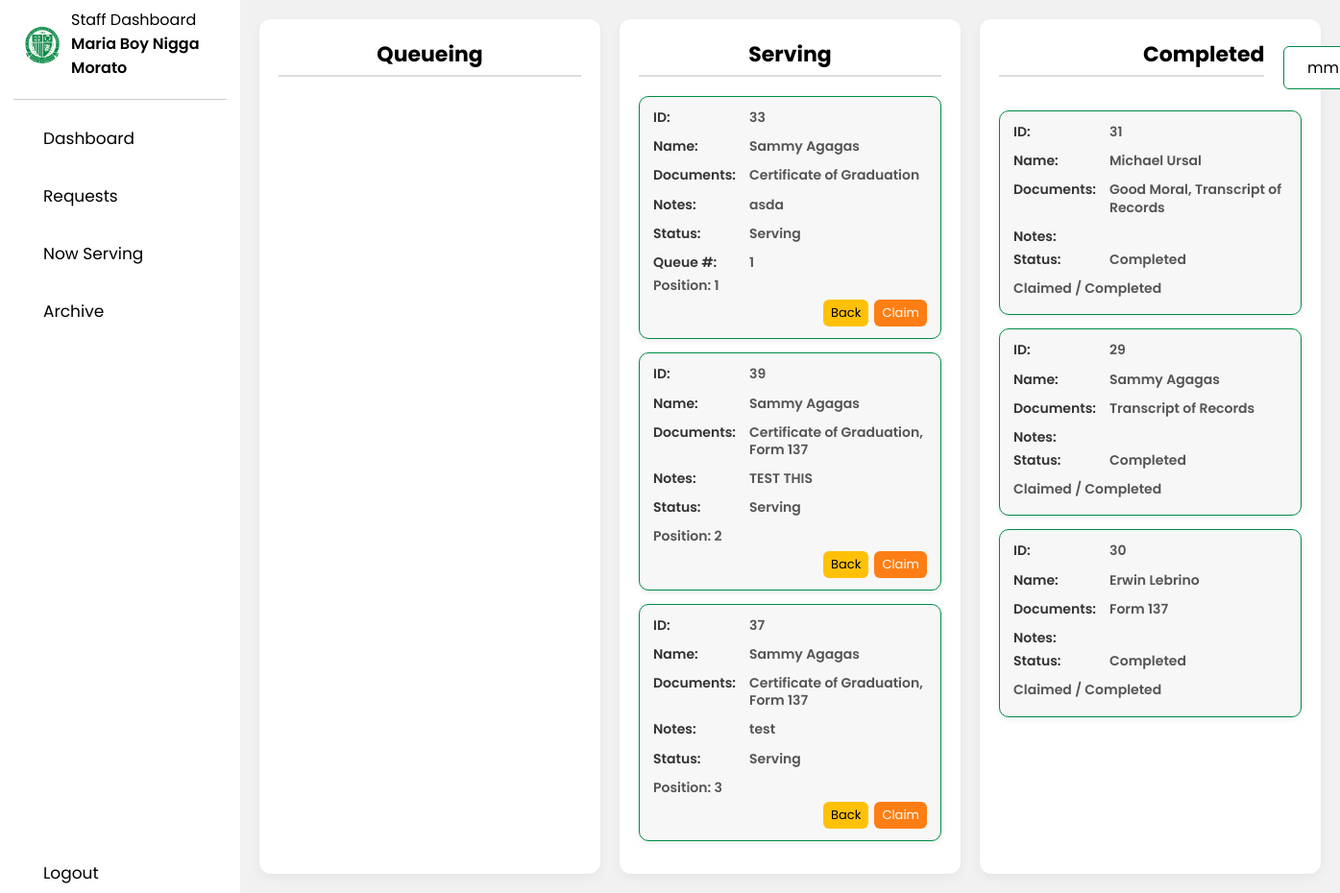
The page /now_serving.php (signed in) on the database its author committed.
### tables this page shows
CREATE TABLE `users` (
  `id` int(11) NOT NULL,
  `first_name` varchar(50) NOT NULL,
  `last_name` varchar(50) NOT NULL,
  `email` varchar(100) NOT NULL,
  `password` varchar(255) NOT NULL,
  `role` enum('admin','staff','user') NOT NULL,
  `department_id` int(11) DEFAULT NULL,
  `counter_no` int(11) DEFAULT NULL COMMENT 'Counter/Teller number for staff'
);

CREATE TABLE `requests` (
  `id` int(11) NOT NULL,
  `first_name` varchar(100) DEFAULT NULL,
  `last_name` varchar(100) DEFAULT NULL,
  `student_number` varchar(50) DEFAULT NULL,
  `section` varchar(100) DEFAULT NULL,
  `department_id` int(11) DEFAULT NULL,
  `department` varchar(100) DEFAULT NULL,
  `last_school_year` varchar(20) DEFAULT NULL,
  `last_semester` varchar(20) DEFAULT NULL,
  `documents` text DEFAULT NULL,
  `notes` text DEFAULT NULL,
  `attachment` varchar(255) DEFAULT NULL,
  `created_at` timestamp NOT NULL DEFAULT current_timestamp(),
  `status` enum('Pending','Processing','To Be Claimed','Serving','Completed','Declined','In Queue Now') NOT NULL DEFAULT 'Pending',
  `processing_time` datetime DEFAULT NULL,
  `decline_reason` text DEFAULT NULL,
  `claim_date` date DEFAULT NULL,
  `approved_date` datetime DEFAULT NULL,
  `completed_date` datetime DEFAULT NULL,
  `scheduled_date` datetime DEFAULT NULL,
  `processing_deadline` datetime DEFAULT NULL,
  `processing_start` datetime DEFAULT NULL,
  `processing_end` datetime DEFAULT NULL,
  `updated_at` datetime DEFAULT NULL,
  `queueing_num` int(11) DEFAULT NULL,
  `serving_position` int(11) DEFAULT NULL,
  `walk_in` tinyint(1) NOT NULL DEFAULT 0 COMMENT '1 = Walk-In, 0 = Online/Regular Request'
);

### now_serving.php (the view, shortened to what this page needs)
<?php
include('db.php');
$stmt = $pdo->prepare("SELECT first_name, last_name, role FROM users WHERE id = ?");
$stmt->execute([$_SESSION['user_id']]);
$user = $stmt->fetch(PDO::FETCH_ASSOC);
$full_name = $user['first_name'] . ' ' . $user['last_name'];
$stmt = $pdo->prepare("SELECT department_id FROM staff_departments WHERE staff_id = ?");
$stmt->execute([$_SESSION['user_id']]);
$staff_departments = $stmt->fetchAll(PDO::FETCH_COLUMN);
$inQuery = implode(',', array_fill(0, count($staff_departments), '?'));
$stmt = $pdo->prepare("
    SELECT * FROM requests
    WHERE status='Serving'
    AND department IN ($inQuery)
    ORDER BY serving_position ASC
");
$stmt->execute($staff_departments);
$serving = $stmt->fetchAll(PDO::FETCH_ASSOC);
$stmt = $pdo->prepare("
    SELECT * FROM requests
    WHERE status='Completed'
    AND department IN ($inQuery)
    ORDER BY approved_date DESC
");
$stmt->execute($staff_departments);
$completed = $stmt->fetchAll(PDO::FETCH_ASSOC);
?>
<!DOCTYPE html>
<html lang="en">
<head>
<link rel="stylesheet" href="staff_requests.css">
<link rel="stylesheet" href="now_serving.css">
</head>
<body>
<nav class="sidebar">
    <header>
        <div class="image-text">
            <span class="image"><img src="assets/fatimalogo.jpg" alt="logo"></span>
            <div class="text header-text">
                <span class="profession">Staff Dashboard</span>
                <span class="name"><?php echo htmlspecialchars($full_name); ?></span>
            </div>
        </div>
        <hr>
    </header>
    <div class="menu-bar">
        <div class="menu">
            <ul class="menu-links">
                <li class="nav-link"><button class="tablinks"><a href="staff_dashboard.php" class="tablinks">Dashboard</a></button></li>
                <li class="nav-link"><button class="tablinks"><a href="staff_requests.php" class="tablinks">Requests</a></button></li>
                <li class="nav-link"><button class="tablinks"><a href="now_serving.php" class="tablinks">Now Serving</a></button></li>
                <li class="nav-link"><button class="tablinks"><a href="archive.php" class="tablinks">Archive</a></button></li>
            </ul>
        </div>
        <div class="bottom-content">
            <li class="nav-link"><button class="tablinks"><a href="logout_user.php" class="tablinks">Logout</a></button></li>
        </div>
    </div>
</nav>
<div class="container">
    <div class="column" id="queueing-column">
        <h2>Queueing</h2>
    </div>
    <div class="column" id="serving-column">
        <h2>Serving</h2>
        <?php foreach($serving as $req): ?>
        <div class="card" id="req-<?php echo $req['id']; ?>">
            <span><strong>ID:</strong> <span class="value"><?php echo $req['id']; ?></span></span>
            <span><strong>Name:</strong> <span class="value"><?php echo htmlspecialchars($req['first_name'].' '.$req['last_name']); ?></span></span>
            <span><strong>Documents:</strong> <span class="value"><?php echo htmlspecialchars($req['documents']); ?></span></span>
            <span><strong>Notes:</strong> <span class="value"><?php echo htmlspecialchars($req['notes']); ?></span></span>
            <span><strong>Status:</strong> <span class="value"><?php echo htmlspecialchars($req['status']); ?></span></span>
            <?php if(!empty($req['queueing_num'])): ?>
                <span class="queue-number"><strong>Queue #:</strong> <?php echo $req['queueing_num']; ?></span>
            <?php endif; ?>
            <?php if(!empty($req['serving_position'])): ?>
                <span class="position"><strong>Position:</strong> <?php echo $req['serving_position']; ?></span>
            <?php endif; ?>
            <div class="actions">
                <button class="btn-back" data-id="<?php echo $req['id']; ?>">Back</button>
                <button class="btn-claim" data-id="<?php echo $req['id']; ?>">Claim</button>
            </div>
        </div>
        <?php endforeach; ?>
    </div>
    <div class="column" id="completed-column">
        <div class="completed-header">
    <h2 id="completed-title">Completed</h2>
    <input type="date" id="completed-date-picker" style="margin-left: 20px;">
</div>
        <div id="completed-list">
        <?php foreach($completed as $req): ?>
            <div class="card" id="req-<?php echo $req['id']; ?>">
                <span><strong>ID:</strong> <span class="value"><?php echo $req['id']; ?></span></span>
                <span><strong>Name:</strong> <span class="value"><?php echo htmlspecialchars($req['first_name'].' '.$req['last_name']); ?></span></span>
                <span><strong>Documents:</strong> <span class="value"><?php echo htmlspecialchars($req['documents']); ?></span></span>
                <span><strong>Notes:</strong> <span class="value"><?php echo htmlspecialchars($req['notes']); ?></span></span>
                <span><strong>Status:</strong> <span class="value"><?php echo htmlspecialchars($req['status']); ?></span></span>
                <span>Claimed / Completed</span>
            </div>
        <?php endforeach; ?>
        </div>
    </div>
</div>
</body>
</html>

### staff_requests.css (style rules this page uses)
* { font-family: 'Poppins', sans-serif; margin: 0; padding: 0; box-sizing: border-box; }
:root { --body-color: #f1f1f1; --sidebar-color: #FFF; --primary-color: #fff; --secondary-color: #000; --second-background: #181818; --accent-color: #008c45; --seond-accent-color: #008c45; --tran-02: all 0.2s ease; --tran-03: all 0.3s ease; --tran-04: all 0.4s ease; --tran-05: all 0.5s ease; }
body { height: 100vh; justify-content: center; align-items: center; background: var(--body-color); transition: var(--tran-05); }
.sidebar { position: fixed; top: 0; left: 0; height: 100%; width: 250px; padding: 10px 14px; background: var(--sidebar-color); transition: var(--tran-05); z-index: 100; }
.sidebar .image { min-width: 60px; display: flex; align-items: center; justify-content: center; }
.sidebar li { height: 50px; margin-top: 10px; list-style: none; display: flex; align-items: center; }
.tablinks { display: flex; align-items: center; color: var(--text-color); background: transparent; border: none; outline: none; padding: 10px 1px; font-size: 17px; cursor: pointer; transition: background var(--tran-02), color var(--tran-02); width: 250px; height: 50px; border-radius: 8px; }
.sidebar header { position: relative; }
.sidebar .image-text img { width: 40px; border-radius: 6px; }
.sidebar header .image-text { display: flex; align-items: center; }
header .image-text .header-text { display: flex; flex-direction: column; }
.header-text .name { font-weight: 600; }
.header-text .profession { margin-top: -2px; }
.sidebar .menu { margin-top: -15px; }
.sidebar li a { height: 100%; width: 100%; display: flex; align-items: center; text-decoration: none; border-radius: 6px; padding-left: 30px; }
.sidebar .menu-bar { height: calc(100% - 50px); display: flex; flex-direction: column; justify-content: space-between; }
hr { border: none; height: 1px; background-color: #ccc; margin: 20px 0; }
.bottom-content .nav-link { margin-top: -100px; }
.completed-header { display: flex; justify-content: space-between; align-items: center; margin-bottom: 15px; }
#completed-date-picker { padding: 8px 12px; font-size: 16px; border: 1.5px solid #008c45; border-radius: 6px; background-color: #fff; width: 180px; text-align: center; cursor: pointer; transition: all 0.3s ease; }

### rows shown on the page
users: full_name "Maria Boy Nigga Morato"
requests: id "33", first_name+last_name "Sammy Agagas", documents "Certificate of Graduation", notes "asda", status "Serving", queueing_num "1"
requests: id "39", first_name+last_name "Sammy Agagas", documents "Certificate of Graduation, Form 137", notes "TEST THIS", status "Serving"
requests: id "37", first_name+last_name "Sammy Agagas", documents "Certificate of Graduation, Form 137", notes "test", status "Serving"
requests: id "31", first_name+last_name "Michael Ursal", documents "Good Moral, Transcript of Records", status "Completed"
requests: id "29", first_name+last_name "Sammy Agagas", documents "Transcript of Records", status "Completed"
requests: id "30", first_name+last_name "Erwin Lebrino", documents "Form 137", status "Completed"
